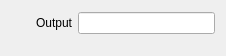
<?xml version="1.0" encoding="UTF-8"?>
<ui version="4.0">
 <class>InspectorPrintWidget</class>
 <widget class="QWidget" name="InspectorPrintWidget">
  <property name="geometry">
   <rect>
    <x>0</x>
    <y>0</y>
    <width>226</width>
    <height>56</height>
   </rect>
  </property>
  <property name="sizePolicy">
   <sizepolicy hsizetype="Expanding" vsizetype="Preferred">
    <horstretch>0</horstretch>
    <verstretch>0</verstretch>
   </sizepolicy>
  </property>
  <layout class="QVBoxLayout" name="verticalLayout">
   <item>
    <layout class="QHBoxLayout" name="horizontalLayoutOutput">
     <item>
      <spacer name="horizontalSpacerOutput">
       <property name="orientation">
        <enum>Qt::Horizontal</enum>
       </property>
       <property name="sizeType">
        <enum>QSizePolicy::Fixed</enum>
       </property>
       <property name="sizeHint" stdset="0">
        <size>
         <width>24</width>
         <height>20</height>
        </size>
       </property>
      </spacer>
     </item>
     <item>
      <widget class="QLabel" name="labelOutput">
       <property name="text">
        <string>Output</string>
       </property>
       <property name="alignment">
        <set>Qt::AlignRight|Qt::AlignTrailing|Qt::AlignVCenter</set>
       </property>
      </widget>
     </item>
     <item>
      <widget class="QLineEdit" name="lineEditOutput"/>
     </item>
    </layout>
   </item>
   <item>
    <spacer name="verticalSpacerFileRecorder">
     <property name="orientation">
      <enum>Qt::Vertical</enum>
     </property>
     <property name="sizeType">
      <enum>QSizePolicy::Fixed</enum>
     </property>
     <property name="sizeHint" stdset="0">
      <size>
       <width>20</width>
       <height>10</height>
      </size>
     </property>
    </spacer>
   </item>
  </layout>
 </widget>
 <resources/>
 <connections>
  <connection>
   <sender>labelOutput</sender>
   <signal>linkActivated(QString)</signal>
   <receiver>InspectorPrintWidget</receiver>
   <slot>resetOutput(QString)</slot>
   <hints>
    <hint type="sourcelabel">
     <x>46</x>
     <y>24</y>
    </hint>
    <hint type="destinationlabel">
     <x>3</x>
     <y>21</y>
    </hint>
   </hints>
  </connection>
  <connection>
   <sender>lineEditOutput</sender>
   <signal>textChanged(QString)</signal>
   <receiver>InspectorPrintWidget</receiver>
   <slot>outputChanged(QString)</slot>
   <hints>
    <hint type="sourcelabel">
     <x>191</x>
     <y>23</y>
    </hint>
    <hint type="destinationlabel">
     <x>225</x>
     <y>20</y>
    </hint>
   </hints>
  </connection>
 </connections>
 <slots>
  <slot>containerChanged(QString)</slot>
  <slot>resetContainer(QString)</slot>
  <slot>resetCodec(QString)</slot>
  <slot>codecChanged(QString)</slot>
  <slot>resetPreset(QString)</slot>
  <slot>presetChanged(QString)</slot>
  <slot>resetTune(QString)</slot>
  <slot>tuneChanged(QString)</slot>
  <slot>resetOutput(QString)</slot>
  <slot>outputChanged(QString)</slot>
  <slot>resetWithAlpha(QString)</slot>
  <slot>withAlphaChanged(int)</slot>
 </slots>
</ui>
